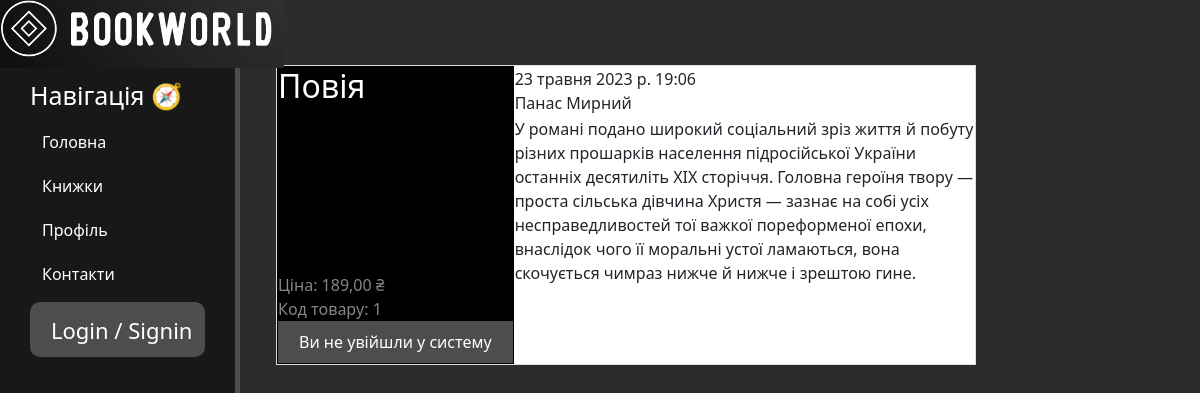
Screenshot of /books/1 with the database file from the repository.
### books/models.py (models this page shows, shortened)
class Bookks(models.Model):
    GENRE_CHOICES = [
        ('fiction', 'Художня література'),
        ('sci-fi', 'Наукова фантастика'),
        ('fantasy', 'Фентезі'),
        ('detective', 'Детектив'),
    ]
    title = models.CharField('Назва', max_length=50)
    genre = models.CharField('Жанр', max_length=50, choices=GENRE_CHOICES)
    author = models.CharField('Автор', max_length=50)
    priсe = models.DecimalField('Ціна', max_digits=10, decimal_places=2)
    full_text = models.TextField('Опис')
    date = models.DateTimeField('Дата публікації')
    class Meta:
        verbose_name = 'Книжка'
        verbose_name_plural = 'Книжки'

### books/views.py (the view)
# urls.py: path("<int:pk>", views.BooksDetailView.as_view(), name='books-detail'),
class BooksDetailView(DetailView):
    model = Bookks
    template_name = 'books/books_view.html'
    context_object_name = 'books'

### books/templates/books/books_view.html (shortened to what this page needs)
{% extends 'money/layout.html' %}
{% block content %}
<div class="content">
    <table>
        <tr>
            <td rowspan="2" style="background: black; color: #ffffff;  vertical-align: top; width: 200px">
                <h2>{{ books.title }}</h2>
            </td>
            <td style="background: white; vertical-align: top; height: 6px">{{ books.date }}<br>{{ books.author }}</td>
        </tr>
        <tr>
            <td rowspan="2" style="background: white; vertical-align: top;">{{ books.full_text }}</td>
        </tr>
        <tr>
            <td style="background: black;  vertical-align: bottom; color: rgb(134,134,134); height: 100px">
                Ціна: {{ books.priсe }} ₴ <br>
                Код товару: {{ books.id }}
                {% include 'books/btn_add.html' %}
            </td>
        </tr>
    </table>
</div>
{% endblock %}

### money/static/money/css/money.css (style rules this page uses)
body { background: #2c2c2c; }
main .content { display: table; width: 700px; margin-bottom: 20px; margin-top: 15px; margin-left: 23%; }

### books/templates/books/books_view.html (style rules this page uses)
table { border-collapse: collapse; border: 1px solid #ddd; border-radius: 10px; min-height: 300px; margin-top: 50px; }
td, th { border: 0; }

### rows the page displays
Bookks: title "Повія", date "23 травня 2023 р. 19:06", author "Панас Мирний", full_text "У романі подано широкий соціальний зріз життя й побуту різних прошарків населення підросійської України останніх десятиліть ХІХ сторіччя. Головна героїня твору — проста сільська дівчина Христя — зазнає на собі усіх несправедливостей тої важкої пореформеної епохи, внаслідок чого її моральні устої ламаються, вона скочується чимраз нижче й нижче і зрештою гине.", priсe "189,00", id "1"
